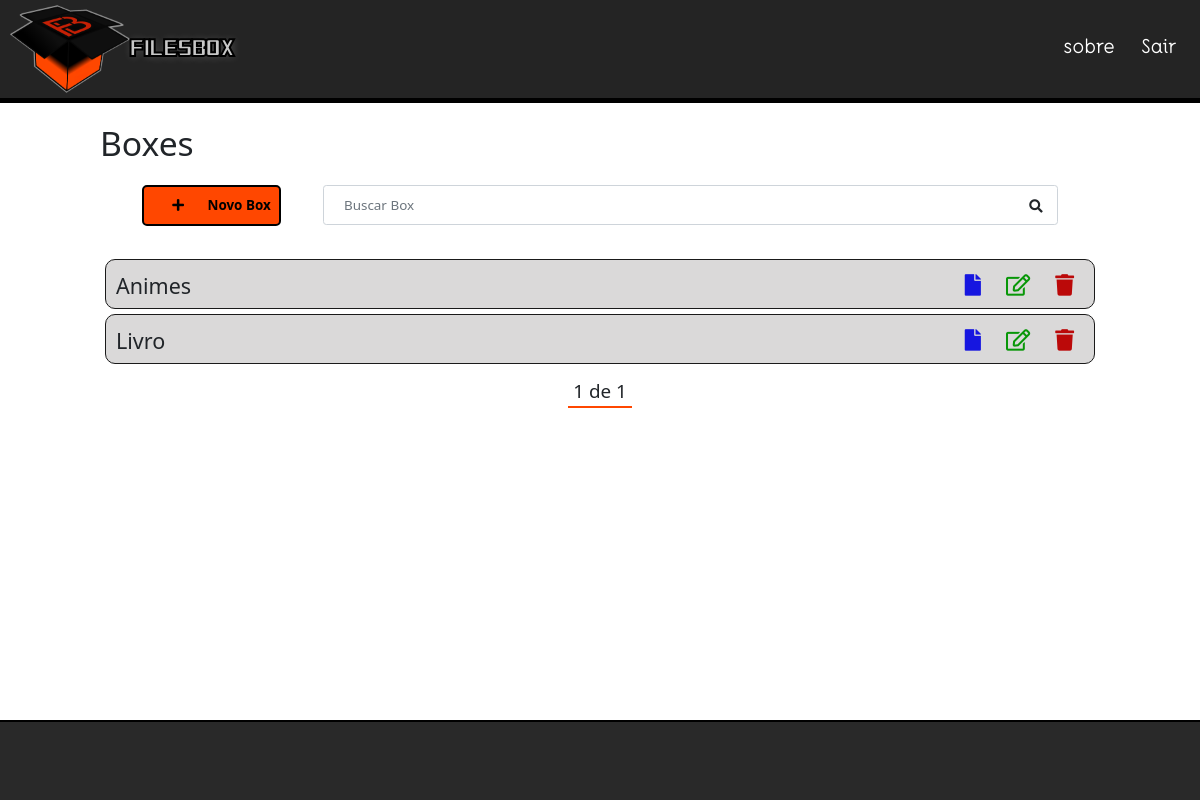
The app's page /boxes/ (signed in), older data.
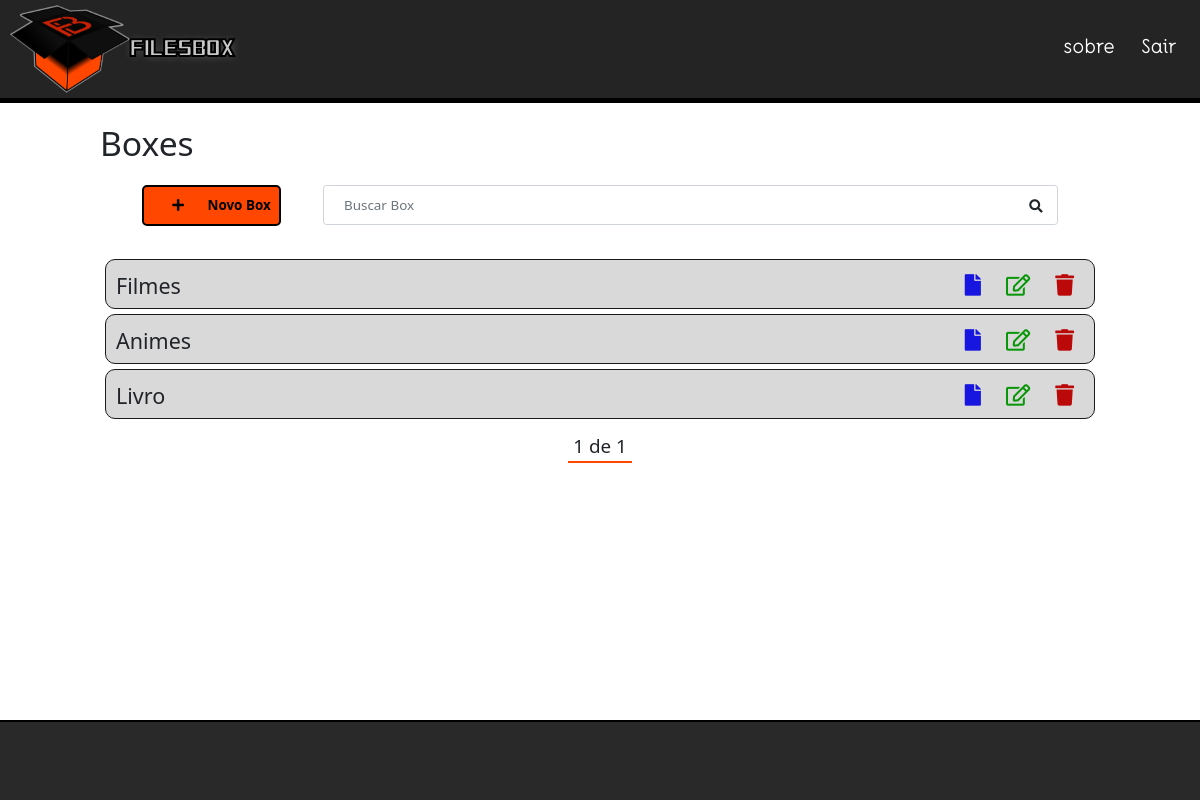
The same page, newer data.
### boxes/models.py (models this page shows, shortened)
class Box(models.Model):
    title = models.CharField(max_length=100)
    description = models.TextField()
    user = models.ForeignKey(get_user_model(), on_delete=models.CASCADE)
    created_at = models.DateTimeField(auto_now_add=True)
    updated_at = models.DateTimeField(auto_now=True)

### boxes/views.py (the view)
# urls.py: path('boxes/', views.boxes, name='boxes'),
@login_required
def boxes(request):
    search = request.GET.get('busca')
    if search:
        boxes = Box.objects.filter(title__icontains=search, user=request.user)
    else:
        boxes_list = Box.objects.all().order_by('-created_at').filter(user=request.user)
        paginator = Paginator(boxes_list, 5)
        page = request.GET.get('page')
        boxes = paginator.get_page(page)
    return render(request, 'boxes/boxes.html', {'boxes': boxes})

### boxes/templates/boxes/boxes.html (shortened to what this page needs)
{% extends 'baseBox.html' %}
{% block content %}
    <div class="offset-1 col-10 list-div">
        <h1>Boxes</h1>
        <div class="container">
            <a class="add-link" href="newBox/">
                <div class="col-2 add-div">
                    <i class="fas fa-plus"></i>
                    <span class="paragrafo">Novo Box</span>
                </div>
            </a>
            <div class="col-9 busca-div">
                <form method="GET" id="search-form">
                    <input class="form-control" type="text" id="busca" name="busca" placeholder="Buscar Box" value="{{ request.GET.busca }}"/>
                    <i class="fas fa-search" id="search-btn"></i>
                </form>
            </div>
        </div>
        <ul class="box-list">
            {% for box in boxes %}
            <li class="box-item">
                <span>{{ box.title }}</span>
                <span><a href="delete/{{box.id}}" class="delete-btn"><i class="fas fa-trash"></a></i></span>
                <span><a href="edit/{{box.id}}"><i class="far fa-edit"></i></a></span>
                <span><a href="pages/{{box.id}}"><i class="fas fa-file"></i></a></span>
            </li>
            {% endfor %}
        </ul>
        <div class="pagination">
            <span class="step-links">
                {% if boxes.paginator.num_pages %}
                    <span class="current">
                        {{ boxes.number }} de {{ boxes.paginator.num_pages }}
                    </span>
                {% endif %}
            </span>
        </div>
    </div>
{% endblock content %}

Row changes from the older to the newer data that the page shows:
added Box: title "Filmes"
